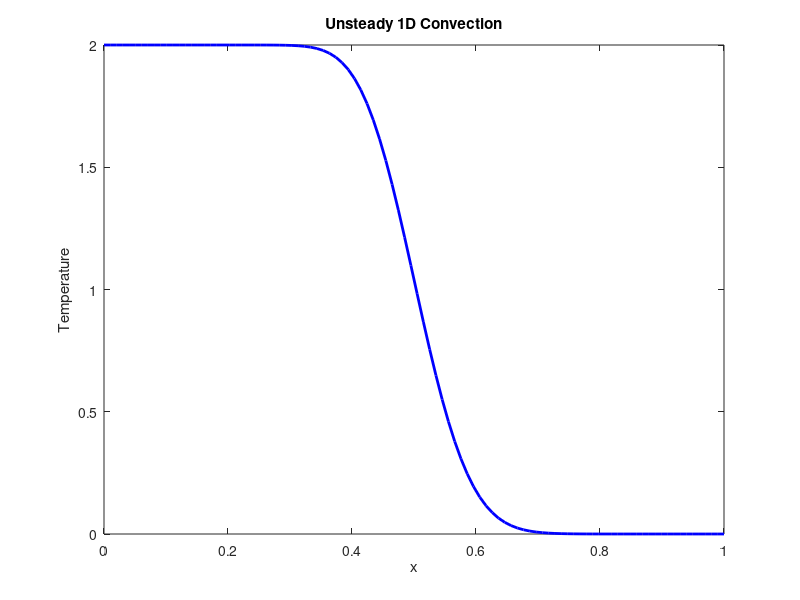

Write the MATLAB code that produced this figure.
% Parameters
nx = 100;           % Number of grid points in x-direction
L = 1;              % Length of the domain
u = 0.5;            % Velocity
bc_left = 2;        % Boundary condition value at the left boundary
bc_right = 0;       % Boundary condition value at the right boundary

% Grid
dx = L / (nx - 1);   % Grid spacing in x-direction
x = linspace(0, L, nx); % x-coordinate array

% Time parameters
dt = 0.001;         % Time step size
tEnd = 1;           % End time
t = 0;              % Initial time

% Initialize solution vector
T = zeros(1, nx);

% Boundary conditions
T(1) = bc_left;     % Left boundary
T(nx) = bc_right;   % Right boundary

% Time stepping loop
while t < tEnd
    % Create a copy of the solution vector for the next time step
    T_new = T;
    
    % Loop over interior points
    for i = 2:(nx-1)
        % Calculate the convection term
        convection = u * (T(i) - T(i-1)) / dx;
        
        % Update the temperature at (i)
        T_new(i) = T(i) - dt * convection;
    end
    
    % Update the solution vector for the next time step
    T = T_new;
    
    t = t + dt;     % Update time
end

% Plot the final solution
plot(x, T, 'b', 'LineWidth', 2);
xlabel('x');
ylabel('Temperature');
title('Unsteady 1D Convection');
